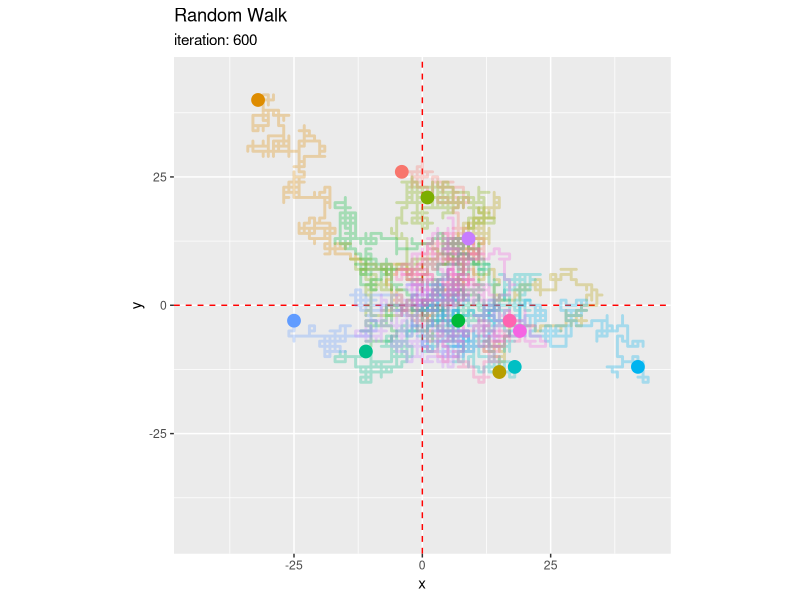

Write the R code that produced this figure. (Note: this script raises an error after producing the figure.)

# 2次元(2方向)ランダムウォークの作図 -------------------------------------------------------------

# 利用パッケージ
library(gganimate)
library(tidyverse)

# パッケージ名の省略用
library(ggplot2)


# 作図 -------------------------------------------------------------

# 試行回数を指定
max_iter <- 600

# サンプルサイズを指定
sample_size <- 12

# 乱数の生成と集計
trace_df <- tibble::tibble(
  id = factor(1:sample_size) # サンプル番号
) |> 
  dplyr::reframe(
    iter = c(0, 0, 1:max_iter), # 試行番号
    r    = c(0, 0, sample(x = c(-1, 1), size = max_iter, replace = TRUE)), # 初期値0, 乱数±1
    axis = c("x", "y", sample(x = c("x", "y"), size = max_iter, replace = TRUE)), # x軸・y軸方向
    .by = id
  ) |> # 移動量を生成
  tidyr::pivot_wider(
    names_from  = axis, 
    values_from = r, 
    values_fill = 0
  ) |> # 軸ごとの列に分割
  dplyr::mutate(
    x = cumsum(x), 
    y = cumsum(y), 
    .by = id
  ) # 総移動量を計算


# グラフサイズを設定
axis_size <- c(trace_df[["x"]], trace_df[["y"]]) |> 
  abs() |> 
  max()


# 最終結果を抽出
res_df <- trace_df |> 
  dplyr::filter(iter == max_iter)

# 2Dランダムウォークを作図
graph <- ggplot() + 
  geom_hline(yintercept = 0, color = "red", linetype = "dashed") + # 初期値
  geom_vline(xintercept = 0, color = "red", linetype = "dashed") + # 初期値
  geom_path(data = trace_df, 
            mapping = aes(x = x, y = y, color = id), 
            size = 1, alpha = 0.3) + # 軌跡
  geom_point(data = res_df, 
             mapping = aes(x = x, y = y, color = id), 
             size = 4) + # 現在地点
  guides(color = "none") + 
  coord_fixed(ratio = 1, 
              xlim = c(-axis_size, axis_size), 
              ylim = c(-axis_size, axis_size)) + # アスペクト比
  labs(title = "Random Walk", 
       subtitle = paste("iteration:", max_iter), 
       x = "x", y = "y")
graph

# グラフを書出
ggplot2::ggsave(
  plot = graph, filename = "output/RandomWalk/2d_90.png", 
  width = 10, height = 10, units = "in", dpi = 250
)


# 2Dランダムウォークのアニメーションを作図
anim <- ggplot() + 
  geom_hline(yintercept = 0, color = "red", linetype = "dashed") + # 初期値
  geom_vline(xintercept = 0, color = "red", linetype = "dashed") + # 初期値
  geom_path(data = trace_df, 
            mapping = aes(x = x, y = y, color = id), 
            size = 1, alpha = 0.3) + # 軌跡
  geom_point(data = trace_df, 
             mapping = aes(x = x, y = y, color = id), 
             size = 4) + # 現在地点
  gganimate::transition_reveal(along = iter) + # フレーム切替
  guides(color = "none") + 
  coord_fixed(ratio = 1, 
              xlim = c(-axis_size, axis_size), 
              ylim = c(-axis_size, axis_size)) + # アスペクト比
  labs(title = "Random Walk", 
       subtitle = "iteration: {frame_along}", 
       x = "x", y = "y")

# mp4動画を作成
gganimate::animate(
  plot = anim, nframes = max_iter+1, fps = 10, 
  width = 10, height = 10, units = "in", res = 250, 
  renderer = gganimate::av_renderer(file = "output/RandomWalk/2d_90.mp4")
)
